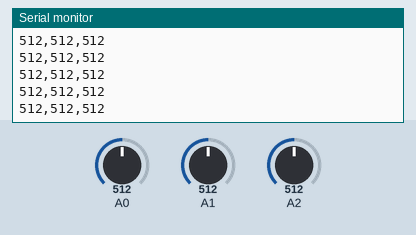
Bench run of a sketch on a simulated Arduino Uno, built with avr-gcc and run on an emulated ATmega328P. Shown: the last lines printed to the serial monitor. The test bench sets the inputs (shaded band); at power-on: A2 = 512, A0 = 512, A1 = 512.

Above: at 2.7 s.
2.8 s: A2 set to 981
At 2.86 s:
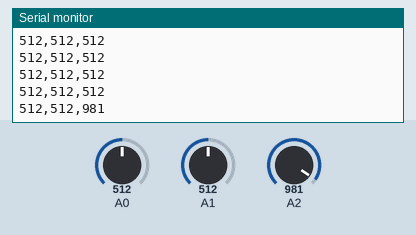
4.3 s: A2 set to 1009
At 4.34 s:
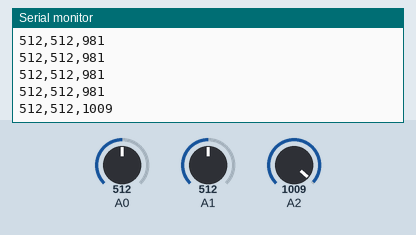
Timing chart, 0 to 7.3 s (numbered marks = the images above; inputs shaded):
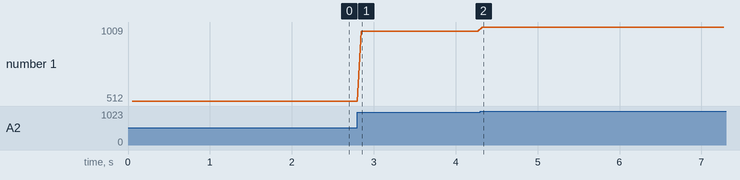

The sketch:

TrackingSensorTest.ino
```cpp
//30    27    29
void setup()
{
	Serial.begin(115200);
	pinMode(A0, INPUT);
	pinMode(A1, INPUT);
	pinMode(A2, INPUT);
}

void loop()
{
	delay(50);
	Serial.print(analogRead(A0));
	Serial.print(",");
	Serial.print(analogRead(A1));
	Serial.print(",");
	Serial.println(analogRead(A2));
}
```

Measured:
- after the input at 2.8 s, the serial monitor: prints a new line after 0.05 s (image 1)
- after the input at 4.3 s, the serial monitor: prints a new line at once (image 2)
- plotted number 1: 512 → 981 after the input at 2.8 s, 981 → 1009 after the input at 4.3 s
